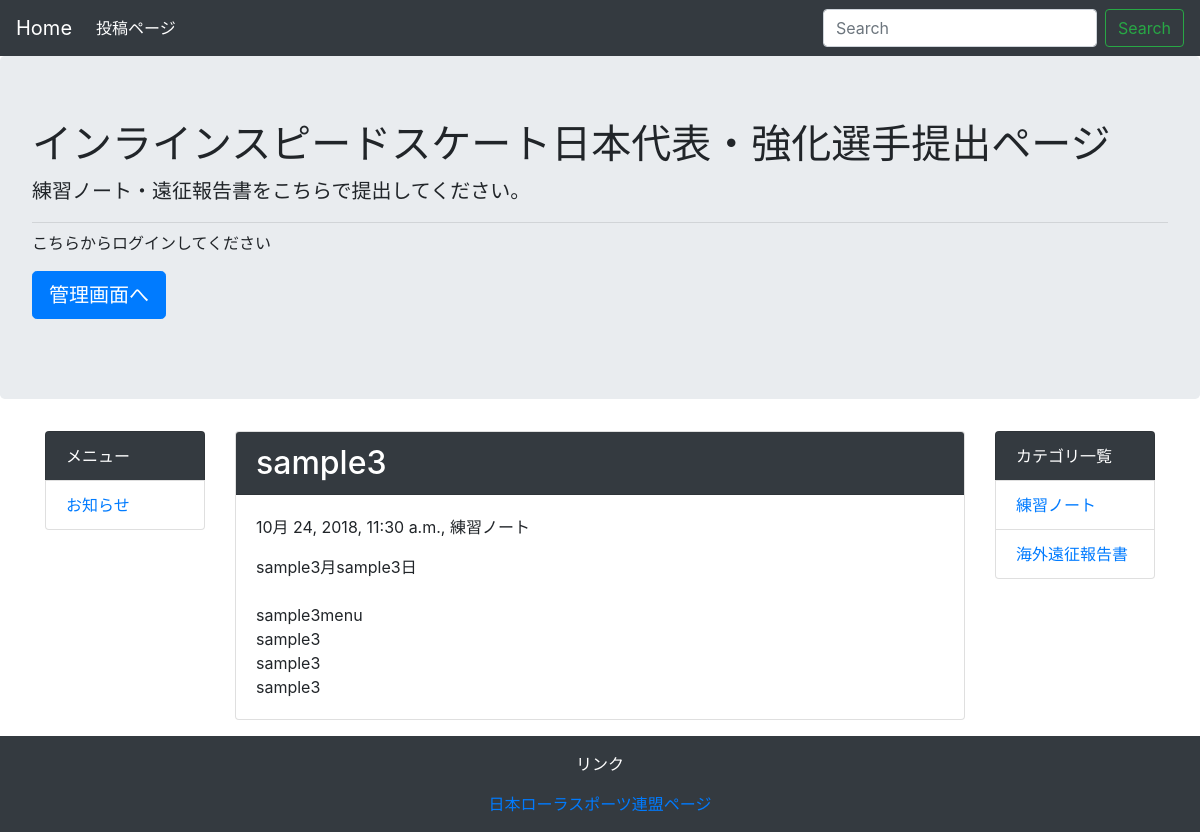
Before: /detail/2/ with the older database file.
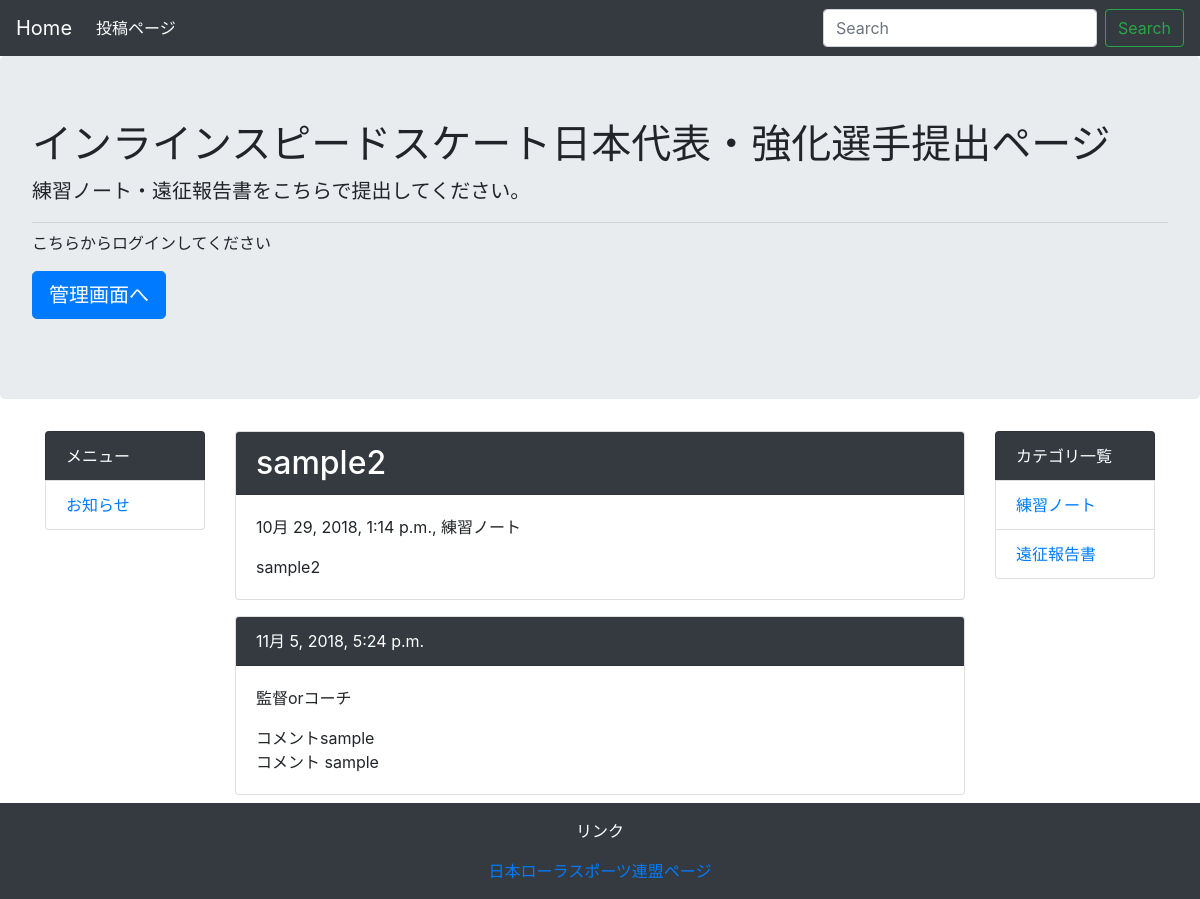
After: the same page with the newer database file.
### homepage/models.py (models this page shows, shortened)
class Menu(models.Model):
    name = models.CharField('メニュー名', max_length=255)
    created_at = models.DateTimeField('作成日', default=timezone.now)
    def __str__(self):
        return self.name

class TrainingNote(models.Model):
    title = models.CharField('タイトル',max_length=255)
    text = models.TextField('本文')
    created_at = models.DateTimeField('提出日',default=timezone.now)
    category = models.ForeignKey(Category, verbose_name='カテゴリ', on_delete=models.PROTECT)

class Category(models.Model):
    name = models.CharField('カテゴリ名',max_length=255)
    created_at = models.DateTimeField('作成日', default=timezone.now)
    def __str__(self):
        return self.name

class Comment(models.Model):
        name = models.CharField('名前',max_length=30, default='監督orコーチ')
        text = models.TextField('本文')
        trainingnote = models.ForeignKey(TrainingNote, verbose_name="紐づく練習ノート", on_delete=models.PROTECT)
        created_at = models.DateTimeField('作成日', default=timezone.now)

### homepage/views.py (the view)
# urls.py: path('detail/<int:pk>/',views.DetailView.as_view(),name='detail'),
class DetailView(generic.DetailView):
    model = TrainingNote

### homepage/context_processors.py (called while the page is built)
def common(request):
    context = {
        'category_list': Category.objects.all(),
        'menu_list': Menu.objects.all(),
    }
    return context

### homepage/templates/homepage/trainingnote_detail.html
{% extends 'homepage/base.html' %}
{% block content %}
    <div class="card mb-3">
        <h2 class="card-header bg-dark text-white">{{ trainingnote.title }}</h2>
        <div class="card-body">
            <p>{{ trainingnote.created_at }}, {{ trainingnote.category }}</p>
            {{ trainingnote.text | linebreaksbr }}
        </div>
    </div>
    {% for comment in trainingnote.comment_set.all %}
        <div class="card mb-2">
            <h8 class="card-header bg-dark text-white">{{ comment.created_at }}</h8>
            <div class="card-body">
                <p>{{ comment.name }}</p>
                {{ comment.text | linebreaksbr }}
            </div>
        </div>
    {% endfor %}
{% endblock %}

### homepage/templates/homepage/base.html (shortened to what this page needs)
<!DOCTYPE html>
<html lang="ja">
  <head>
    <link rel="stylesheet" href="https://stackpath.bootstrapcdn.com/bootstrap/4.1.3/css/bootstrap.min.css">
  </head>
  <body>
    <nav class="navbar navbar-expand-lg navbar-dark bg-dark">
        <a class="navbar-brand" href="#">Home</a>
        <div class="collapse navbar-collapse" id="navbarSupportedContent">
            <ul class="navbar-nav mr-auto">
                <li class="nav-item active">
                    <a class="nav-link" href="{% url 'admin:index' %}">投稿ページ</a></a>
                </li>
            </ul>
            <form class="form-inline my-2 my-lg-0" method="GET" action="{% url 'homepage:index' %}">
                <input class="form-control mr-sm-2" type="text" placeholder="Search" aria-label="Search" name="keyword">
                <button class="btn btn-outline-success my-2 my-sm-0" type="submit">Search</button>
            </form>
        </div>
    </nav>
    <div class="jumbotron">
        <h1 class="display-">インラインスピードスケート日本代表・強化選手提出ページ</h1>
        <p class="lead">練習ノート・遠征報告書をこちらで提出してください。
        </p>
        <hr class="my-2">
        <p>こちらからログインしてください</p>
        <p class="lead">
            <a class="btn btn-primary btn-lg" href="{% url 'admin:index' %}" role="button">管理画面へ</a>
        </p>
    </div>
    <div class="container">
        <div class="row">
            <div class="col-md-2">
                <ul class="list-group">
                    <li class="list-group-item bg-dark text-white">メニュー</li>
                    {% for menu in menu_list %}
                        <li class="list-group-item"><a href="{% url 'homepage:menu' menu.pk %}">{{ menu }}</a></li>
                    {% endfor %}
                </ul>
            </div>
            <div class="col-md-8">
                {% block content %}
                {% endblock %}
            </div>
            <div class="col-md-2">
                <ul class="list-group">
                    <li class="list-group-item bg-dark text-white">カテゴリ一覧</li>
                    {% for category in category_list %}
                        <li class="list-group-item"><a href="{% url 'homepage:category' category.pk %}">{{ category }}</a></li>
                    {% endfor %}
                </ul>
            </div>
        </div>
    </div>
    <footer class="bg-dark text-white text-center py-3">
        <p>リンク</p>
        <a href="http://jrsf.or.jp/speed/">日本ローラスポーツ連盟ページ</a><br>
    </footer>
  </body>
</html>

Changed rows visible on the page:
changed TrainingNote "練習ノート": title "sample3" → "sample2"; created_at "10月 24, 2018, 11:30 a.m." → "10月 29, 2018, 1:14 p.m."; text "sample3月sample3日 sample3menu sample3 sample3 sample3" → "sample2"
added Comment: created_at "11月 5, 2018, 5:24 p.m.", name "監督orコーチ", text "コメントsample コメント sample"
changed Category: name "海外遠征報告書" → "遠征報告書"
